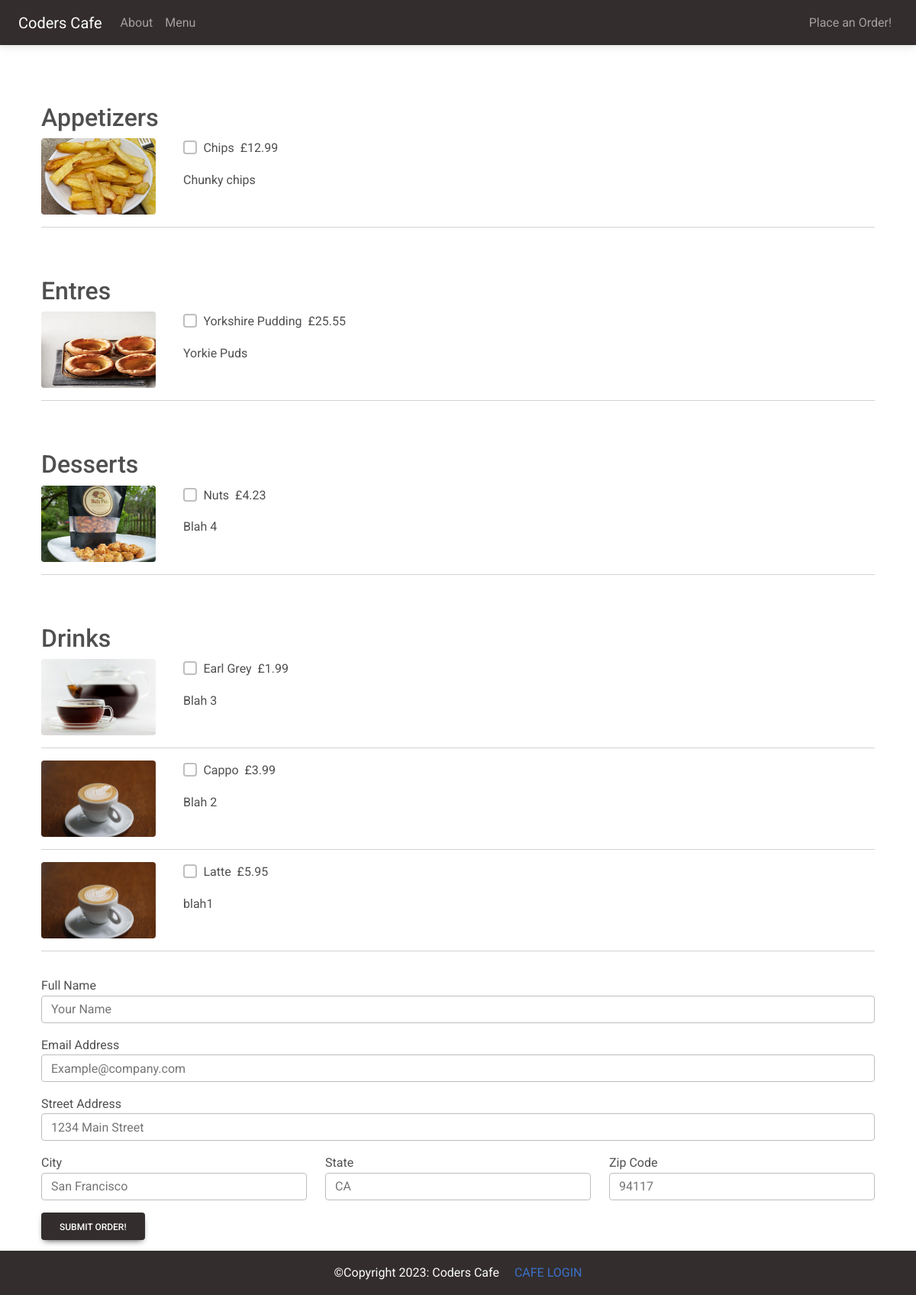
The page /order/ on the database its author committed.
### customer/models.py (models this page shows, shortened)
class MenuItem(models.Model):
    name = models.CharField(max_length=100)
    description = models.TextField()
    image = models.ImageField(upload_to='menu_images/')
    price = models.DecimalField(max_digits=5, decimal_places=2)
    category = models.ManyToManyField('Category', related_name='item')

### customer/views.py (the view, shortened to what this page needs)
# urls.py: path('order/', Order.as_view(), name='order'),
class Order(View):
    def get(self, request, *arg, **kwargs):
        appetizers = MenuItem.objects.filter(
            category__name__contains='Appetizer')
        entres = MenuItem.objects.filter(category__name__contains='Entre')
        desserts = MenuItem.objects.filter(category__name__contains='Dessert')
        drinks = MenuItem.objects.filter(category__name__contains='Drink')
        context = {
            'appetizers': appetizers,
            'entres': entres,
            'desserts': desserts,
            'drinks': drinks,
        }
        return render(request, 'customer/order.html', context)

### customer/templates/customer/order.html (shortened to what this page needs)
{% extends 'customer/base.html' %}
{% block content %}
<div class="container mb-5">
    <div class="row justify-content-center mt-1">
        <div class="col-md-12 col-sm-12 p-4">
            <form method="POST">
                <div class="pt-5">
                    <h2>Appetizers</h2>
                    {% for appetizer in appetizers %}
                    <div class="row">
                        <div class="col-md-2 col-sm-12">
                            <img class="rounded" src="{{ appetizer.image.url}}" width="150" height="100">
                        </div>
                        <div class="col-md-8 col-sm-12">
                            <div class="d-flex flex-row">
                                <div class="form-group form-check">
                                    <input type="checkbox" name="items[]" class="form-check-input"
                                        value="{{ appetizer.pk }}">
                                    <label class="form-check-label">{{ appetizer.name }}</label>
                                </div>
                                <p class="font-weight-bold pl-5">&nbsp; £{{ appetizer.price }}</p>
                            </div>
                            <p>{{ appetizer.description}}</p>
                        </div>
                    </div>
                    <hr />
                    {% endfor %}
                </div>
                <div class="pt-5">
                    <h2>Entres</h2>
                    {% for entre in entres %}
                    <div class="row">
                        <div class="col-md-2 col-sm-12">
                            <img class="rounded" src="{{ entre.image.url}}" width="150" height="100">
                        </div>
                        <div class="col-md-8 col-sm-12">
                            <div class="d-flex flex-row">
                                <div class="form-group form-check">
                                    <input type="checkbox" name="items[]" class="form-check-input"
                                        value="{{ entre.pk }}">
                                    <label class="form-check-label">{{ entre.name }}</label>
                                </div>
                                <p class="font-weight-bold pl-5">&nbsp; £{{ entre.price }}</p>
                            </div>
                            <p>{{ entre.description}}</p>
                        </div>
                    </div>
                    <hr />
                    {% endfor %}
                </div>
                <div class="pt-5">
                    <h2>Desserts</h2>
                    {% for dessert in desserts %}
                    <div class="row">
                        <div class="col-md-2 col-sm-12">
                            <img class="rounded" src="{{ dessert.image.url}}" width="150" height="100">
                        </div>
                        <div class="col-md-8 col-sm-12">
                            <div class="d-flex flex-row">
                                <div class="form-group form-check">
                                    <input type="checkbox" name="items[]" class="form-check-input"
                                        value="{{ dessert.pk }}">
                                    <label class="form-check-label">{{ dessert.name }}</label>
                                </div>
                                <p class="font-weight-bold pl-5">&nbsp; £{{ dessert.price }}</p>
                            </div>
                            <p>{{ dessert.description}}</p>
                        </div>
                    </div>
                    <hr />
                    {% endfor %}
                </div>
                <div class="pt-5">
                    <h2>Drinks</h2>
                    {% for drink in drinks %}
                    <div class="row">
                        <div class="col-md-2 col-sm-12">
                            <img class="rounded" src="{{ drink.image.url}}" width="150" height="100">
                        </div>
                        <div class="col-md-8 col-sm-12">
                            <div class="d-flex flex-row">
                                <div class="form-group form-check">
                                    <input type="checkbox" name="items[]" class="form-check-input"
                                        value="{{ drink.pk }}">
                                    <label class="form-check-label">{{ drink.name }}</label>
                                </div>
                                <p class="font-weight-bold pl-5">&nbsp; £{{ drink.price }}</p>
                            </div>
                            <p>{{ drink.description}}</p>
                        </div>
                    </div>
                    <hr />
                    {% endfor %}
                </div>
                <div class="form-group pt-3">
                    <label for="name">Full Name</label>
                    <input required class="form-control" type="text" placeholder="Your Name" name="name" />
                </div>
                <div class="form-group pt-3">
                    <label for="name">Email Address</label>
                    <input required class="form-control" type="text" placeholder="Example@company.com" name="email" />
                </div>
                <div class="form-group pt-3">
                    <label for="name">Street Address</label>
                    <input required class="form-control" type="text" placeholder="1234 Main Street" name="street" />
                </div>
                <div class="row">
                    <div class="col-md-4 col-sm-12">
                        <div class="form-group pt-3">
                            <label for="name">City</label>
                            <input required class="form-control" type="text" placeholder="San Francisco" name="city" />
                        </div>
                    </div>
                    <div class="col-md-4 col-sm-12">
                        <div class="form-group pt-3">
                            <label for="name">State</label>
                            <input required class="form-control" type="text" placeholder="CA" name="state" />
                        </div>
                    </div>
                    <div class="col-md-4 col-sm-12">
                        <div class="form-group pt-3">
                            <label for="name">Zip Code</label>
                            <input required class="form-control" type="text" placeholder="94117" name="zip" />
                        </div>
                    </div>
                </div>
                <button type="button" class="btn btn-dark mt-3" data-mdb-toggle="modal" data-mdb-target="#submitModal">
                    Submit Order!
                </button>
            </form>
        </div>
    </div>
</div>
{% endblock content %}

### rows shown on the page
MenuItem: image (picture), name "Chips", price "12.99", description "Chunky chips"
MenuItem: image (picture), name "Yorkshire Pudding", price "25.55", description "Yorkie Puds"
MenuItem: image (picture), name "Nuts", price "4.23", description "Blah 4"
MenuItem: image (picture), name "Earl Grey", price "1.99", description "Blah 3"
MenuItem: image (picture), name "Cappo", price "3.99", description "Blah 2"
MenuItem: image (picture), name "Latte", price "5.95", description "blah1"
